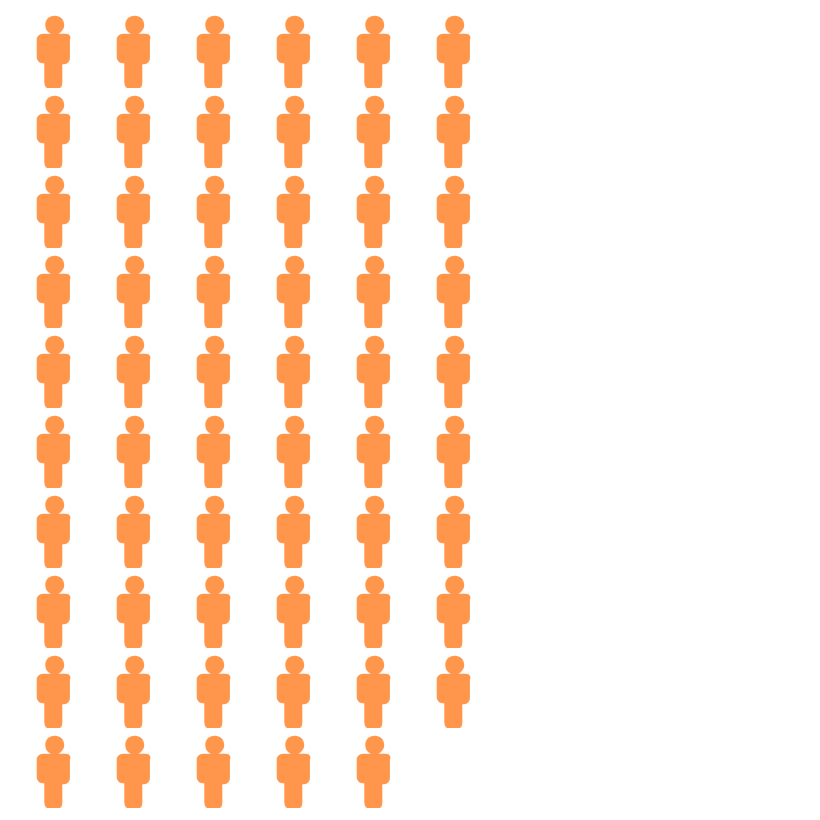

This figure's Vega-Lite source:
### Vega-Lite specification from a JSON file in a GitHub repository (floating-point values rounded to 4 significant figures)
{"$schema": "https://vega.github.io/schema/vega-lite/v5.json", "config": {"view": {"stroke": ""}}, "background": "transparent", "width": 400, "height": 400, "data": {"values": [{"id": 1, "value": "#FF6A00"}, {"id": 2, "value": "#FF6A00"}, {"id": 3, "value": "#FF6A00"}, {"id": 4, "value": "#FF6A00"}, {"id": 5, "value": "#FF6A00"}, {"id": 6, "value": "#FF6A00"}, {"id": 7, "value": "#FF6A00"}, {"id": 8, "value": "#FF6A00"}, {"id": 9, "value": "#FF6A00"}, {"id": 10, "value": "#FF6A00"}, {"id": 11, "value": "#FF6A00"}, {"id": 12, "value": "#FF6A00"}, {"id": 13, "value": "#FF6A00"}, {"id": 14, "value": "#FF6A00"}, {"id": 15, "value": "#FF6A00"}, {"id": 16, "value": "#FF6A00"}, {"id": 17, "value": "#FF6A00"}, {"id": 18, "value": "#FF6A00"}, {"id": 19, "value": "#FF6A00"}, {"id": 20, "value": "#FF6A00"}, {"id": 21, "value": "#FF6A00"}, {"id": 22, "value": "#FF6A00"}, {"id": 23, "value": "#FF6A00"}, {"id": 24, "value": "#FF6A00"}, {"id": 25, "value": "#FF6A00"}, {"id": 26, "value": "#FF6A00"}, {"id": 27, "value": "#FF6A00"}, {"id": 28, "value": "#FF6A00"}, {"id": 29, "value": "#FF6A00"}, {"id": 30, "value": "#FF6A00"}, {"id": 31, "value": "#FF6A00"}, {"id": 32, "value": "#FF6A00"}, {"id": 33, "value": "#FF6A00"}, {"id": 34, "value": "#FF6A00"}, {"id": 35, "value": "#FF6A00"}, {"id": 36, "value": "#FF6A00"}, {"id": 37, "value": "#FF6A00"}, {"id": 38, "value": "#FF6A00"}, {"id": 39, "value": "#FF6A00"}, {"id": 40, "value": "#FF6A00"}, {"id": 41, "value": "#FF6A00"}, {"id": 42, "value": "#FF6A00"}, {"id": 43, "value": "#FF6A00"}, {"id": 44, "value": "#FF6A00"}, {"id": 45, "value": "#FF6A00"}, {"id": 46, "value": "#FF6A00"}, {"id": 47, "value": "#FF6A00"}, {"id": 48, "value": "#FF6A00"}, {"id": 49, "value": "#FF6A00"}, {"id": 50, "value": "#FF6A00"}, {"id": 51, "value": "#FF6A00"}, {"id": 52, "value": "#FF6A00"}, {"id": 53, "value": "#FF6A00"}, {"id": 54, "value": "#FF6A00"}, {"id": 55, "value": "#FF6A00"}, {"id": 56, "value": "#FF6A00"}, {"id": 57, "value": "#FF6A00"}, {"id": 58, "value": "#FF6A00"}, {"id": 59, "value": "#FF6A00"}, {"id": 60, "value": "white"}, {"id": 61, "value": "white"}, {"id": 62, "value": "white"}, {"id": 63, "value": "white"}, {"id": 64, "value": "white"}, {"id": 65, "value": "white"}, {"id": 66, "value": "white"}, {"id": 67, "value": "white"}, {"id": 68, "value": "white"}, {"id": 69, "value": "white"}, {"id": 70, "value": "white"}, {"id": 71, "value": "white"}, {"id": 72, "value": "white"}, {"id": 73, "value": "white"}, {"id": 74, "value": "white"}, {"id": 75, "value": "white"}, {"id": 76, "value": "white"}, {"id": 77, "value": "white"}, {"id": 78, "value": "white"}, {"id": 79, "value": "white"}, {"id": 80, "value": "white"}, {"id": 81, "value": "white"}, {"id": 82, "value": "white"}, {"id": 83, "value": "white"}, {"id": 84, "value": "white"}, {"id": 85, "value": "white"}, {"id": 86, "value": "white"}, {"id": 87, "value": "white"}, {"id": 88, "value": "white"}, {"id": 89, "value": "white"}, {"id": 90, "value": "white"}, {"id": 91, "value": "white"}, {"id": 92, "value": "white"}, {"id": 93, "value": "white"}, {"id": 94, "value": "white"}, {"id": 95, "value": "white"}, {"id": 96, "value": "white"}, {"id": 97, "value": "white"}, {"id": 98, "value": "white"}, {"id": 99, "value": "white"}, {"id": 100, "value": "white"}]}, "transform": [{"calculate": "ceil (datum.id/10)", "as": "col"}, {"calculate": "datum.id - datum.col*10", "as": "row"}], "mark": {"type": "point", "filled": true}, "encoding": {"x": {"field": "col", "type": "ordinal", "axis": null}, "y": {"field": "row", "type": "ordinal", "axis": null}, "shape": {"value": "M1.7 -1.7h-0.8c0.3 -0.2 0.6 -0.5 0.6 -0.9c0 -0.6 -0.4 -1 -1 -1c-0.6 0 -1 0.4 -1 1c0 0.4 0.2 0.7 0.6 0.9h-0.8c-0.4 0 -0.7 0.3 -0.7 0.6v1.9c0 0.3 0.3 0.6 0.6 0.6h0.2c0 0 0 0.1 0 0.1v1.9c0 0.3 0.2 0.6 0.3 0.6h1.3c0.2 0 0.3 -0.3 0.3 -0.6v-1.8c0 0 0 -0.1 0 -0.1h0.2c0.3 0 0.6 -0.3 0.6 -0.6v-2c0.2 -0.3 -0.1 -0.6 -0.4 -0.6z"}, "color": {"field": "value", "type": "nominal", "scale": null}, "size": {"value": 90}}}
